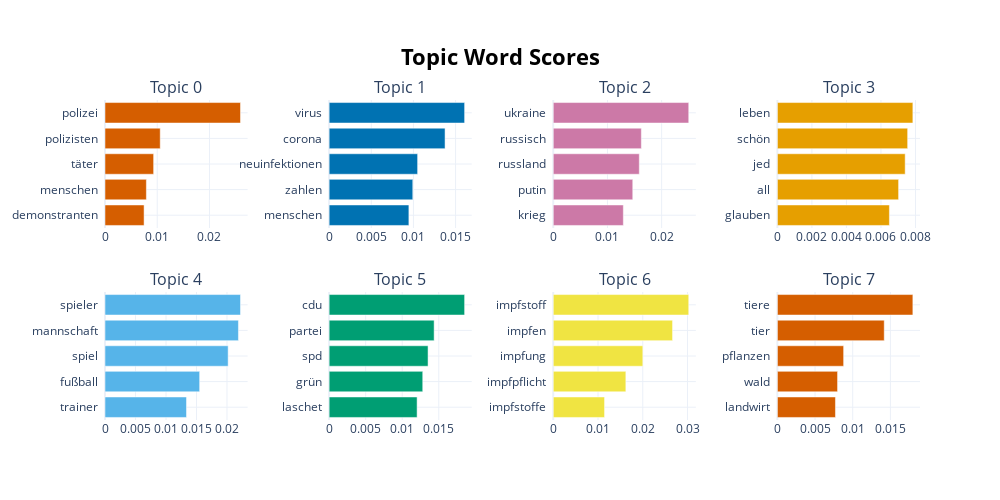

Notebook cell for this chart:
### Code cell
topic_model.visualize_barchart()

### Figure 1 — Plotly figure (JSON) as saved in the notebook; plotly's stock layout.template omitted (floating-point values rounded to 4 significant figures)
{"data": [{"marker": {"color": "#D55E00"}, "orientation": "h", "type": "bar", "x": [0.007482, 0.007922, 0.009309, 0.01057, 0.02594], "xaxis": "x", "y": ["demonstranten  ", "menschen  ", "täter  ", "polizisten  ", "polizei  "], "yaxis": "y"}, {"marker": {"color": "#0072B2"}, "orientation": "h", "type": "bar", "x": [0.009461, 0.009924, 0.0105, 0.01375, 0.01607], "xaxis": "x2", "y": ["menschen  ", "zahlen  ", "neuinfektionen  ", "corona  ", "virus  "], "yaxis": "y2"}, {"marker": {"color": "#CC79A7"}, "orientation": "h", "type": "bar", "x": [0.01293, 0.01467, 0.01588, 0.01626, 0.025], "xaxis": "x3", "y": ["krieg  ", "putin  ", "russland  ", "russisch  ", "ukraine  "], "yaxis": "y3"}, {"marker": {"color": "#E69F00"}, "orientation": "h", "type": "bar", "x": [0.006488, 0.007021, 0.007402, 0.007545, 0.007847], "xaxis": "x4", "y": ["glauben  ", "all  ", "jed  ", "schön  ", "leben  "], "yaxis": "y4"}, {"marker": {"color": "#56B4E9"}, "orientation": "h", "type": "bar", "x": [0.01336, 0.01552, 0.02019, 0.02188, 0.02221], "xaxis": "x5", "y": ["trainer  ", "fußball  ", "spiel  ", "mannschaft  ", "spieler  "], "yaxis": "y5"}, {"marker": {"color": "#009E73"}, "orientation": "h", "type": "bar", "x": [0.01204, 0.01281, 0.01354, 0.01437, 0.01854], "xaxis": "x6", "y": ["laschet  ", "grün  ", "spd  ", "partei  ", "cdu  "], "yaxis": "y6"}, {"marker": {"color": "#F0E442"}, "orientation": "h", "type": "bar", "x": [0.01147, 0.01622, 0.02002, 0.02666, 0.03028], "xaxis": "x7", "y": ["impfstoffe  ", "impfpflicht  ", "impfung  ", "impfen  ", "impfstoff  "], "yaxis": "y7"}, {"marker": {"color": "#D55E00"}, "orientation": "h", "type": "bar", "x": [0.007709, 0.007988, 0.008795, 0.01418, 0.01798], "xaxis": "x8", "y": ["landwirt  ", "wald  ", "pflanzen  ", "tier  ", "tiere  "], "yaxis": "y8"}], "layout": {"annotations": [{"font": {"size": 16}, "showarrow": false, "text": "Topic 0", "x": 0.0875, "xanchor": "center", "xref": "paper", "y": 1, "yanchor": "bottom", "yref": "paper"}, {"font": {"size": 16}, "showarrow": false, "text": "Topic 1", "x": 0.3625, "xanchor": "center", "xref": "paper", "y": 1, "yanchor": "bottom", "yref": "paper"}, {"font": {"size": 16}, "showarrow": false, "text": "Topic 2", "x": 0.6375, "xanchor": "center", "xref": "paper", "y": 1, "yanchor": "bottom", "yref": "paper"}, {"font": {"size": 16}, "showarrow": false, "text": "Topic 3", "x": 0.9125, "xanchor": "center", "xref": "paper", "y": 1, "yanchor": "bottom", "yref": "paper"}, {"font": {"size": 16}, "showarrow": false, "text": "Topic 4", "x": 0.0875, "xanchor": "center", "xref": "paper", "y": 0.4, "yanchor": "bottom", "yref": "paper"}, {"font": {"size": 16}, "showarrow": false, "text": "Topic 5", "x": 0.3625, "xanchor": "center", "xref": "paper", "y": 0.4, "yanchor": "bottom", "yref": "paper"}, {"font": {"size": 16}, "showarrow": false, "text": "Topic 6", "x": 0.6375, "xanchor": "center", "xref": "paper", "y": 0.4, "yanchor": "bottom", "yref": "paper"}, {"font": {"size": 16}, "showarrow": false, "text": "Topic 7", "x": 0.9125, "xanchor": "center", "xref": "paper", "y": 0.4, "yanchor": "bottom", "yref": "paper"}], "height": 500, "hoverlabel": {"bgcolor": "white", "font": {"family": "Rockwell", "size": 16}}, "showlegend": false, "title": {"font": {"color": "Black", "size": 22}, "text": "<b>Topic Word Scores", "x": 0.5, "xanchor": "center", "yanchor": "top"}, "width": 1000, "xaxis": {"anchor": "y", "domain": [0, 0.175], "showgrid": true}, "xaxis2": {"anchor": "y2", "domain": [0.275, 0.45], "showgrid": true}, "xaxis3": {"anchor": "y3", "domain": [0.55, 0.725], "showgrid": true}, "xaxis4": {"anchor": "y4", "domain": [0.825, 1], "showgrid": true}, "xaxis5": {"anchor": "y5", "domain": [0, 0.175], "showgrid": true}, "xaxis6": {"anchor": "y6", "domain": [0.275, 0.45], "showgrid": true}, "xaxis7": {"anchor": "y7", "domain": [0.55, 0.725], "showgrid": true}, "xaxis8": {"anchor": "y8", "domain": [0.825, 1], "showgrid": true}, "yaxis": {"anchor": "x", "domain": [0.6, 1], "showgrid": true}, "yaxis2": {"anchor": "x2", "domain": [0.6, 1], "showgrid": true}, "yaxis3": {"anchor": "x3", "domain": [0.6, 1], "showgrid": true}, "yaxis4": {"anchor": "x4", "domain": [0.6, 1], "showgrid": true}, "yaxis5": {"anchor": "x5", "domain": [0, 0.4], "showgrid": true}, "yaxis6": {"anchor": "x6", "domain": [0, 0.4], "showgrid": true}, "yaxis7": {"anchor": "x7", "domain": [0, 0.4], "showgrid": true}, "yaxis8": {"anchor": "x8", "domain": [0, 0.4], "showgrid": true}}}
